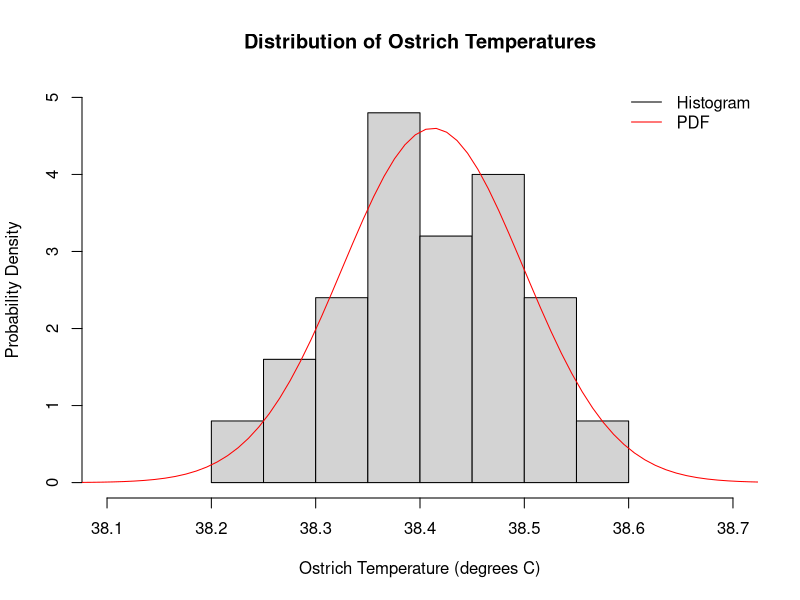
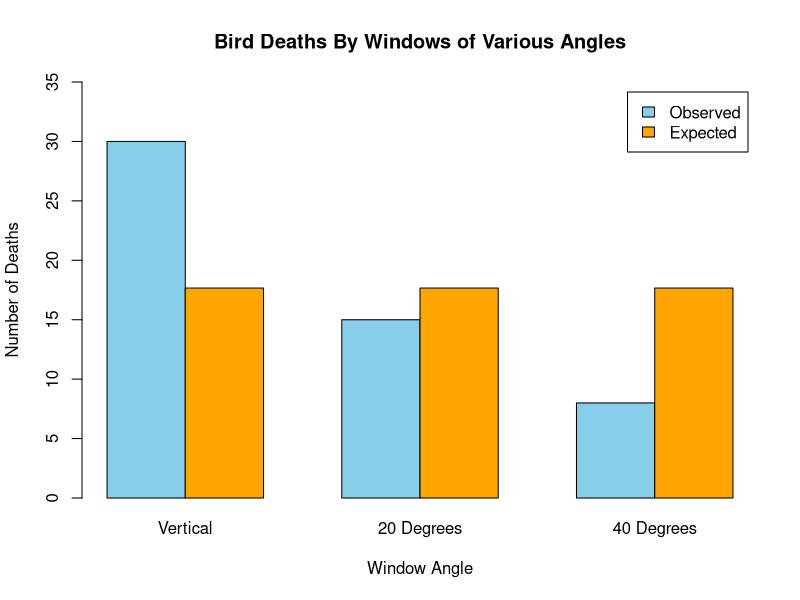
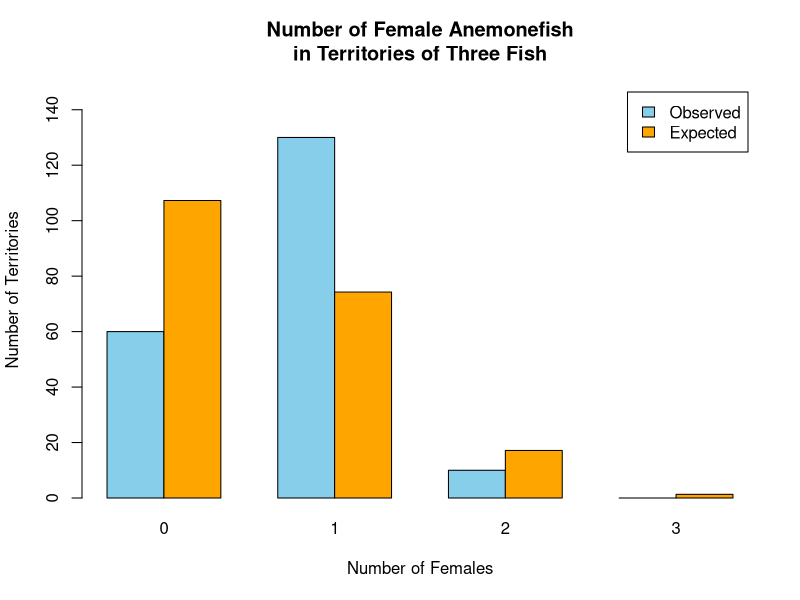
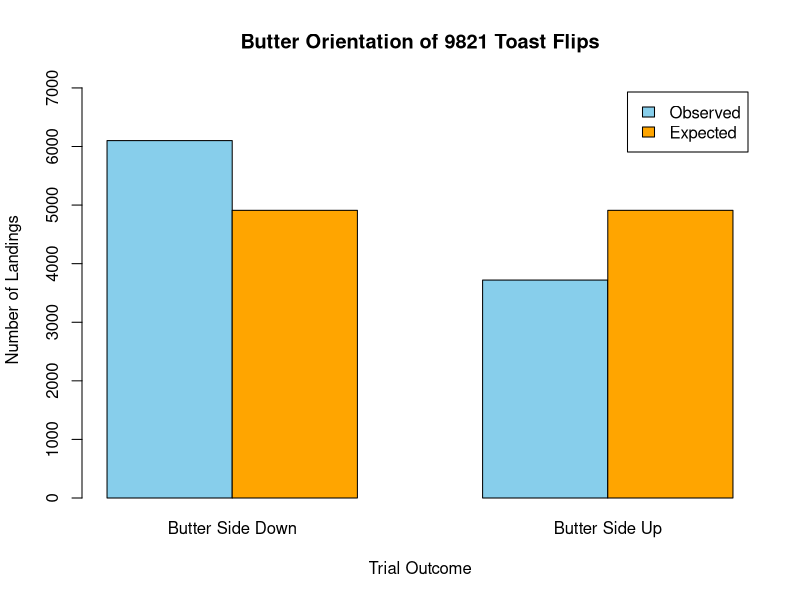

R code for these plots, in order:
#Adam Orr
#Biometry
#Midterm
# ---- question 1 ----

# a. What is the mean number of yellow-coated mice the geneticist expects to see
# in the litter?
n <- 11
p <- 2/3
(mu <- n * p)

# b. What is the standard deviation of the number of yellow-coated mice in the
# litter?
(sigma <- sqrt(n * p * (1 - p)))

# c. What is the variance of the number of yellow-coated mice in the litter?
(sigma2 <- n * p * (1 - p))

# d. What is the probability that he will see exactly 3 yellow-coated mice in
# the litter?
dbinom(3, n, p)

# e. What is the probability that he will see 5 or more yellow-coated mice in
# the litter?
1 - pbinom(5,n,p)

# ---- question 2 ----
#input data
x <- c(38.51, 38.36, 38.23, 38.49, 38.51, 38.39, 38.31, 38.35, 38.59, 38.48,
       38.44, 38.40, 38.30, 38.29, 38.51, 38.41, 38.37, 38.43, 38.50, 38.38,
       38.50, 38.33, 38.46, 38.36, 38.41)

#estimate mean of x
(xbar <- sum(x) / length(x))

#estimate variance of x
(s2 <- sum((x - xbar)^2)/(length(x) - 1))

#estimate standard deviation of x
(s <- sqrt(s2))

#estimate standard error of the mean
(sem <- s / sqrt(length(x)))

#approximate 95% confidence interval of the mean
c(xbar - 2 * sem, xbar + 2 * sem)

#make a plot that includes both a histogram of the data and a plot of the
#estimated probability density function of X.

#plot histogram
hist(x, xlab = "Ostrich Temperature (degrees C)",
     ylab = "Probability Density",
     main = "Distribution of Ostrich Temperatures",
     xlim = c(38.1,38.7),
     ylim = c(0,5),
     freq = FALSE)

#add a curve showing estimate of the pdf
xvals<-seq(xbar-4*s, xbar+4*s, by = .01)
pdf <- dnorm(xvals,xbar,s)
lines(pdf~xvals, col='red')
legend("topright",
       legend = c("Histogram", "PDF"),
       col = c('black','red'),
       lty = 1,
       bty = "n")

# ---- question 3 ----
#birth weight parameters
mu <- 3.8 #kg
sigma <- 0.7 #kg

# a. What proportion of birth weights are expected to exceed 4.5 kg?
1 - pnorm(4.5, mu, sigma)

# b. 80% of birth weights are expected to be below what value?
qnorm(.8, mu, sigma)

# c. What proportion of birth weights are expected to be between 2.5 and 3.0 kg?
pnorm(3, mu, sigma) - pnorm(2.5, mu, sigma)

# ---- question 4 ----
#input data
x <- 43
n <- 300

# a. Use these data to estimate the proportion of shoppers in the population who
# have injured themselves with their food and drink packaging.
(phat <- x / n)

# b. Calculate the 95% confidence interval of the proportion you estimated
# above. Use the Agresti-Coull method.
pgrave <- (x + 2)/(n + 4)
se <- 2 * sqrt(pgrave * (1 - pgrave) / (n + 4))
c(pgrave - 2 * se, pgrave + 2 * se)

# c. If the study had included only 30 shoppers, would you expect the confidence
# interval to be larger, smaller, or about the same?

#If the study had included only 30 shoppers, I would expect the confidence 
#interval to be much larger. A smaller sample size means the estimate of p is 
#less precise. This is apparent in the equation for the magnitude of the
#interval in each direction; it is divided by n, so a smaller n produces a wider
#interval.

# ---- question 5 ----
#input data
categories <- c('Vertical', '20 Degrees', '40 Degrees')
obs <- c(30,15,8)

#state null and alternative hypothesis
#H0: The number of bird deaths is randomly distributed between 3 window angles
#Ha: The number of bird deaths is not randomly distributed between 3 window angles.

#state significance level
#alpha = 0.05

#state conclusion of test including name, value of test statistic, p-value, and
#sample size or degrees of freedom
chisq.test(obs)

#We reject the null hypothesis that the number of bird deaths is randomly 
#distributed across the 3 window angles with alpha of 0.05 (Chi-squared: X2 =
#14.302, df = 2, p = 0.00078)

#plot observed and expected distribution
exp <- sum(obs) / length(obs)
mat <- t(data.frame(obs = obs, exp = exp))
barplot(mat, beside = T,
        main= "Bird Deaths By Windows of Various Angles",
        xlab = "Window Angle",
        ylab = "Number of Deaths",
        names.arg=categories,
        col = c("skyblue","orange"),
        legend = c("Observed","Expected"),
        ylim = c(0,max(c(obs, exp)) + 5))

# ---- question 6 ----
#input data
numfemales <- c(0:3)
numterritories <- c(60,130,10,0)

#state null and alternative hypothesis
#H0: The number of females in territories having three fish is binomially
#distributed.
#Ha: The number of females in territories having three fish is not
#binomially distributed.

#state significance level
#alpha = 0.05

#state conclusion of test including name, value of test statistic, p-value, and
#sample size or degrees of freedom

#estimate parameters
phat <- sum(numfemales * numterritories)/sum(numterritories * 4)
pnull <- dbinom(numfemales, size = 3, p = phat)
exp <- pnull * sum(numterritories)

#calculate statistic
(chisq <- sum((numterritories - exp)^2/exp))

#degrees of freedom
(df <- 4 - 1 - 1)

#p-value
(p <- 1 - pchisq(chisq, df = df))

#We reject the null hypothesis that the number of females in territories is
#binomially distributed (Chi-square: X2 = 66.949, df = 2, p = 2.8e-15).

#plot observed and expected distribution
mat <- t(data.frame(obs = numterritories, exp = exp))
barplot(mat, beside = T,
        main = "Number of Female Anemonefish\nin Territories of Three Fish",
        xlab = "Number of Females",
        ylab = "Number of Territories",
        names.arg=numfemales,
        col = c("skyblue","orange"),
        legend = c("Observed","Expected"),
        ylim = c(0,max(c(numterritories, exp)) + 20))

# ---- question 7 ----
#input data
x <- 6101 #num successes
n <- 9821 #num trials

#state null and alternative hypothesis
#H0: The probability of toast landing butter-side down is .5
#Ha: The probability of toast landing butter-side down is greater than .5

#state significance level
#alpha = 0.05

#state conclusion of test including name, value of test statistic, p-value, and
#sample size or degrees of freedom
binom.test(x,n, alternative = 'greater')

#We reject the null hypothesis that the probability of landing butter-side down
#is .5 (Binomial test: X = 6101, n = 9821, p = 2.2e-16).

#plot results
obs <- c(x, n-x)
exp <- rep(n * 0.5,2)
mat <- t(data.frame(obs = obs, exp = exp))
barplot(mat, beside = T,
        main = "Butter Orientation of 9821 Toast Flips",
        xlab = "Trial Outcome",
        ylab = "Number of Landings",
        names.arg=c("Butter Side Down","Butter Side Up"),
        col = c("skyblue","orange"),
        legend = c("Observed","Expected"),
        ylim = c(0,max(c(x, exp)) + 1000))



